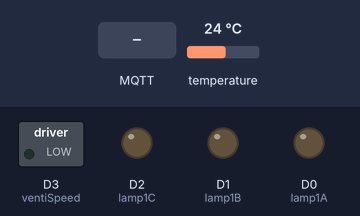
Simulated run of this sketch. Board: ESP8266 (NodeMCU). On the bench: switched loads named in the sketch (green lamp = pin HIGH), output pins drawn as LEDs (lit = HIGH). The test bench sets the inputs (shaded band); at power-on: temperature 24 °C. WiFi joins after 1.5 s; servers stay silent unless stated; network time is answered at once with the bench clock; the local clock reads 2024-03-15 10:24:30 at power-on unless the sketch sets it; no MQTT or app messages arrive unless stated; what the sketch prints to the serial monitor is not drawn.

Above: at 2.7 s.
2.8 s: MQTT message "fiesta" arrives on the first subscribed topic
At 3.8 s:
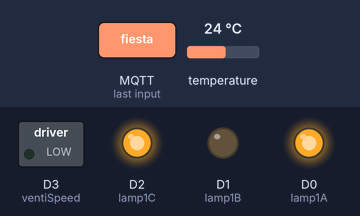
6.4 s: MQTT message "on" arrives on the first subscribed topic
At 7.5 s:
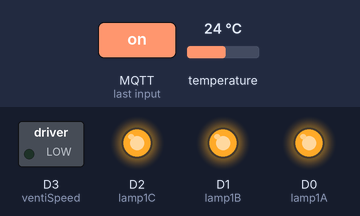
8.4 s: MQTT message "cine" arrives on the first subscribed topic
At 9.6 s:
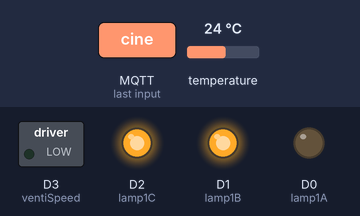
9.9 s: MQTT message "on" arrives on the second subscribed topic
At 11.0 s:
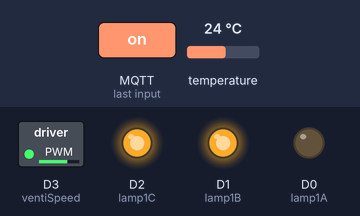
11.5 s: temperature set to 25.5 °C
At 12.0 s:
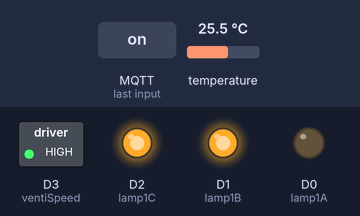
13.0 s: MQTT message "off" arrives on the first subscribed topic
At 14.3 s:
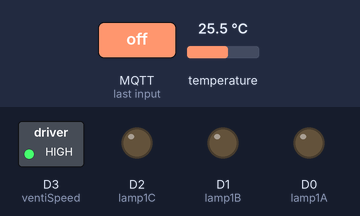
Timing chart, 0 to 15.5 s (numbered marks = the images above; inputs shaded):
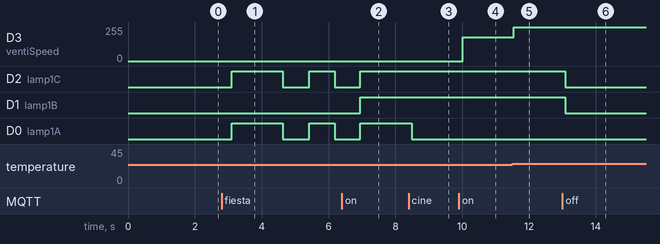

The sketch:

conexion_node_red.ino
```cpp
#include <ESP8266WiFi.h>
#include <NTPClient.h>
#include <WiFiUdp.h>
#include <PubSubClient.h>
#include <OneWire.h>
#include <DallasTemperature.h>

// Credenciales para WiFi
const char* ssid = "RedmiAPE";
const char* password = "asdf1234";

// Configura el cliente UDP
WiFiUDP udp;
NTPClient timeClient(udp, "pool.ntp.org", 0, 60000); // Servidor NTP, zona horaria, intervalo de actualización

// Credenciales para broker MQTT (colocar NULL si no es requerido)
const char* MQTT_username = NULL;
const char* MQTT_password = NULL;

// Direcccion IP del Servidor broker MQTT
const char* mqtt_server = "192.168.123.231";

// Initializes the espClient. You should change the espClient name if you have multiple ESPs running in your home automation system
WiFiClient espClient;
PubSubClient client(espClient);

// Lamparar LED
const int lamp1A = D0;
const int lamp1B = D1;
const int lamp1C = D2;
// Ventilador
const int ventiSpeed = D3;
// Sensor de TEMPERATURA
const int temper = D4;

// Initialize TEMPERATURE sensor.
OneWire ourWire(temper);
DallasTemperature sensors(&ourWire);

// Auxiliar variables
long now = millis();
long lastMeasure = 0, lastMeasuretemp = 0, lastMeasureled = 0, lastMeasuretime=0;
unsigned long epochTime = 0, salahorainicio = 0, salahorafin = 0;
int flg_ventil_autom = 0;
float temperatureC = 0.0;
const char* modoOperativo = "";
const char* modoTemp = "";
String modoLed = "";
bool ledRGBsalaP1=LOW, ledRGBsalaP2=LOW, ledRGBsalaP3=LOW;

// Función para conectar a la red WiFi
void setup_wifi() {
  delay(10);
  Serial.println();
  Serial.print("Connecting to ");
  Serial.println(ssid);
  WiFi.begin(ssid, password);
  while (WiFi.status() != WL_CONNECTED) {
    delay(500);
    Serial.print(".");
  }
  Serial.println("");
  Serial.print("WiFi connected - ESP IP address: ");
  Serial.println(WiFi.localIP());
}

void MotorEncendidoFull()
{
  analogWrite(ventiSpeed, 255);
  //Serial.println("Alto");
}

void MotorEncendidoMedio()
{
  analogWrite(ventiSpeed, 180);
  //Serial.println("Medio");
}

void MotorApagado()
{
  analogWrite(ventiSpeed, 0);
  //Serial.println("Apagado");
}

// This function is executed when some device publishes a message to a topic that your ESP8266 is subscribed to
// Change the function below to add logic to your program, so when a device publishes a message to a topic that
// your ESP8266 is subscribed you can actually do something
void callback(String topic, byte* message, unsigned int length) {
  String messageTemp;

  // If a message is received on the topic room/lamp, you check if the message is either on or off. Turns the lamp GPIO according to the message
  if(topic=="livingroom/lamp") {
    for (int i = 0; i < length; i++) {
      Serial.print((char)message[i]);
      messageTemp += (char)message[i];
    }
    Serial.println();
    Serial.print("Message arrived on topic: ");
    Serial.print(topic);
    Serial.print(". Message: ");
    Serial.print("Cambiando lampara de habitación a ");
    if(messageTemp == "on"){
      digitalWrite(lamp1A, HIGH);
      digitalWrite(lamp1B, HIGH);
      digitalWrite(lamp1C, HIGH);
      modoLed = messageTemp;
      Serial.println("Encendido");
    } else if (messageTemp == "cine") {
      digitalWrite(lamp1A, LOW);
      digitalWrite(lamp1B, HIGH);
      digitalWrite(lamp1C, HIGH);
      modoLed = messageTemp;
      Serial.println("Cine");
    } else if (messageTemp == "fiesta") {
      digitalWrite(lamp1A, HIGH);
      digitalWrite(lamp1B, LOW);
      digitalWrite(lamp1C, HIGH);
      modoLed = messageTemp;
      Serial.println("Fiesta");
    } else if(messageTemp == "off") {
      digitalWrite(lamp1A, LOW);
      digitalWrite(lamp1B, LOW);
      digitalWrite(lamp1C, LOW);
      modoLed = messageTemp;
      Serial.println("Apagado");
    }
  } else if(topic=="livingroom/aireauto"){
    for (int i = 0; i < length; i++) {
      Serial.print((char)message[i]);
      messageTemp += (char)message[i];
    }
    Serial.println();
    Serial.print("Message arrived on topic: ");
    Serial.print(topic);
    Serial.print(". Message: ");
    Serial.print("Cambiando funcionamiento de ventilador a ");
    if(messageTemp == "on"){
      flg_ventil_autom = 1;
      if (temperatureC <= 20){
        modoOperativo = "Apagado";
        client.publish("livingroom/aire", modoOperativo);
        MotorApagado();
      } else if (temperatureC >20 and temperatureC <= 25) {
        modoOperativo = "Medio";
        client.publish("livingroom/aire", modoOperativo);
        MotorEncendidoMedio();
      } else {
        modoOperativo = "Alto";
        client.publish("livingroom/aire", modoOperativo);
        MotorEncendidoFull();
      }
      Serial.println("Automatico");
    } else if (messageTemp == "off") {
      flg_ventil_autom = 0;
      client.publish("livingroom/aire", "Apagado");
      MotorApagado();
      Serial.println("Manual");
    }
  } else if(topic=="livingroom/aire"){
    if(flg_ventil_autom == 0){
      for (int i = 0; i < length; i++) {
        Serial.print((char)message[i]);
        messageTemp += (char)message[i];
      }
      Serial.println();
      Serial.print("Message arrived on topic: ");
      Serial.print(topic);
      Serial.print(". Message: ");
      Serial.print("Cambiando potencia de ventilador a ");
      if(messageTemp == "Apagado"){
        MotorApagado();
        Serial.println("Apagado");
      } else if (messageTemp == "Medio") {
        MotorEncendidoMedio();
        Serial.println("Potencia Media");
      } else if (messageTemp == "Alto") {
        MotorEncendidoFull();
        Serial.println("Potencia Completa");
      }
    }
  } else if(topic=="livingroom/salahorainicio"){
    for (int i = 0; i < length; i++) {
      messageTemp += (char)message[i];
    }
    salahorainicio = messageTemp.toInt();
  } else if(topic=="livingroom/salahorafin"){
    for (int i = 0; i < length; i++) {
      messageTemp += (char)message[i];
    }
    salahorafin = messageTemp.toInt();
  }
}

// This functions reconnects your ESP8266 to your MQTT broker
// Change the function below if you want to subscribe to more topics with your ESP8266
void reconnect() {
  while (!client.connected()) {
    Serial.print("Attempting MQTT connection...");
    /*
     YOU MIGHT NEED TO CHANGE THIS LINE, IF YOU'RE HAVING PROBLEMS WITH MQTT MULTIPLE CONNECTIONS
     To change the ESP device ID, you will have to give a new name to the ESP8266.
    */
    if (client.connect("ESP8266Sala", MQTT_username, MQTT_password)) {
      Serial.println("connected");
      // Subscribe or resubscribe to a topic. You can subscribe to more topics
      client.subscribe("livingroom/lamp");
      client.subscribe("livingroom/aireauto");
      client.subscribe("livingroom/aire");
      client.subscribe("livingroom/salahorainicio");
      client.subscribe("livingroom/salahorafin");
    } else {
      Serial.print("failed, rc=");
      Serial.print(client.state());
      Serial.println(" try again in 5 seconds");
      delay(5000);
    }
  }
}

// The setup function sets your ESP GPIOs to Outputs, starts the serial communication at a baud rate of 9600
// Sets your mqtt broker and sets the callback function, what receives messages and actually controls the LEDs
void setup() {
  pinMode(lamp1A, OUTPUT);
  pinMode(lamp1B, OUTPUT);
  pinMode(lamp1C, OUTPUT);
  Serial.begin(115200);
  setup_wifi();

  timeClient.begin();
  client.setServer(mqtt_server, 1883);
  client.setCallback(callback);
}

// For this project, you don't need to change anything in the loop function. Basically it ensures that you ESP is connected to your broker
void loop() {

  if (!client.connected()) {
    reconnect();
  }
  client.loop();

  //if(!client.loop())
    //client.connect("ESP8266Client");

  // Se envía el comando para leer la temperatura
  sensors.requestTemperatures();
  temperatureC= sensors.getTempCByIndex(0);

  now = millis();
  // Publishes new temperature and humidity every second

  if (now - lastMeasuretime > 5000) {
    lastMeasuretime = now;
    timeClient.update(); // Actualiza el tiempo
    epochTime = timeClient.getEpochTime(); // Obtiene la hora en formato epoch

    if(salahorafin!=0){
      if (epochTime>salahorafin){
        client.publish("livingroom/lamp", "off");
        salahorafin = 0;
        Serial.println("Fin de Evento!");
      }
    }
  }

  if (now - lastMeasure > 1000) {
    lastMeasure = now;

    if (flg_ventil_autom == 1){
      if (temperatureC <= 20){
        modoOperativo = "Apagado";
        if(modoTemp != modoOperativo){
          client.publish("livingroom/aire", modoOperativo);
          MotorApagado();
        }
      } else if (temperatureC >20 and temperatureC <= 25) {
        modoOperativo = "Medio";
        if(modoTemp != modoOperativo){
          client.publish("livingroom/aire", modoOperativo);
          MotorEncendidoMedio();
        }
      } else {
        modoOperativo = "Alto";
        if(modoTemp != modoOperativo){
          client.publish("livingroom/aire", modoOperativo);
          MotorEncendidoFull();
        }
      }
      modoTemp = modoOperativo;
    }
  }

  if(now - lastMeasuretemp > 5000){
    lastMeasuretemp = now;

    // Check if any reads failed and exit early (to try again).h
    if (isnan(temperatureC)) {
      Serial.println("Failed to read from TEMPERATURE sensor!");
      return;
    }

    // Publishes Temperature values
    client.publish("livingroom/temperature", String(temperatureC).c_str(), false);

    //Serial.print("Temperature: ");
    //Serial.print(temperatureC);
    //Serial.println(" ºC");
  }

  if(now - lastMeasureled > 100){
    lastMeasureled = now;
    if(modoLed == "fiesta") {
      ledRGBsalaP1 = !ledRGBsalaP1;
      ledRGBsalaP3 = !ledRGBsalaP3;
      digitalWrite(lamp1A, ledRGBsalaP1);
      digitalWrite(lamp1B, LOW);
      digitalWrite(lamp1C, ledRGBsalaP3);
    }
  }


} 
```

Measured:
- the behaviour switches between 25 and 25.1 °C on temperature (found by bisection; images 4 and 5)
- after the input at 2.8 s, D2 (lamp1C), D0 (lamp1A): LOW → HIGH after 0.30 s, → LOW 1.5 s later, → HIGH 0.79 s later, → LOW 0.76 s later
- after the input at 6.4 s, D2 (lamp1C), D0 (lamp1A): goes on until 7.0 s, then stays HIGH; D1 (lamp1B): LOW → HIGH after 0.55 s
- after the input at 8.4 s, D0 (lamp1A): HIGH → LOW after 0.09 s
- after the input at 9.9 s, D3 (ventiSpeed): 0/255 → 180/255 after 0.12 s
- after the input at 11.5 s, D3 (ventiSpeed): 180/255 → 255/255 after 0.05 s
- after the input at 13.0 s, D2 (lamp1C), D1 (lamp1B): HIGH → LOW after 0.08 s
